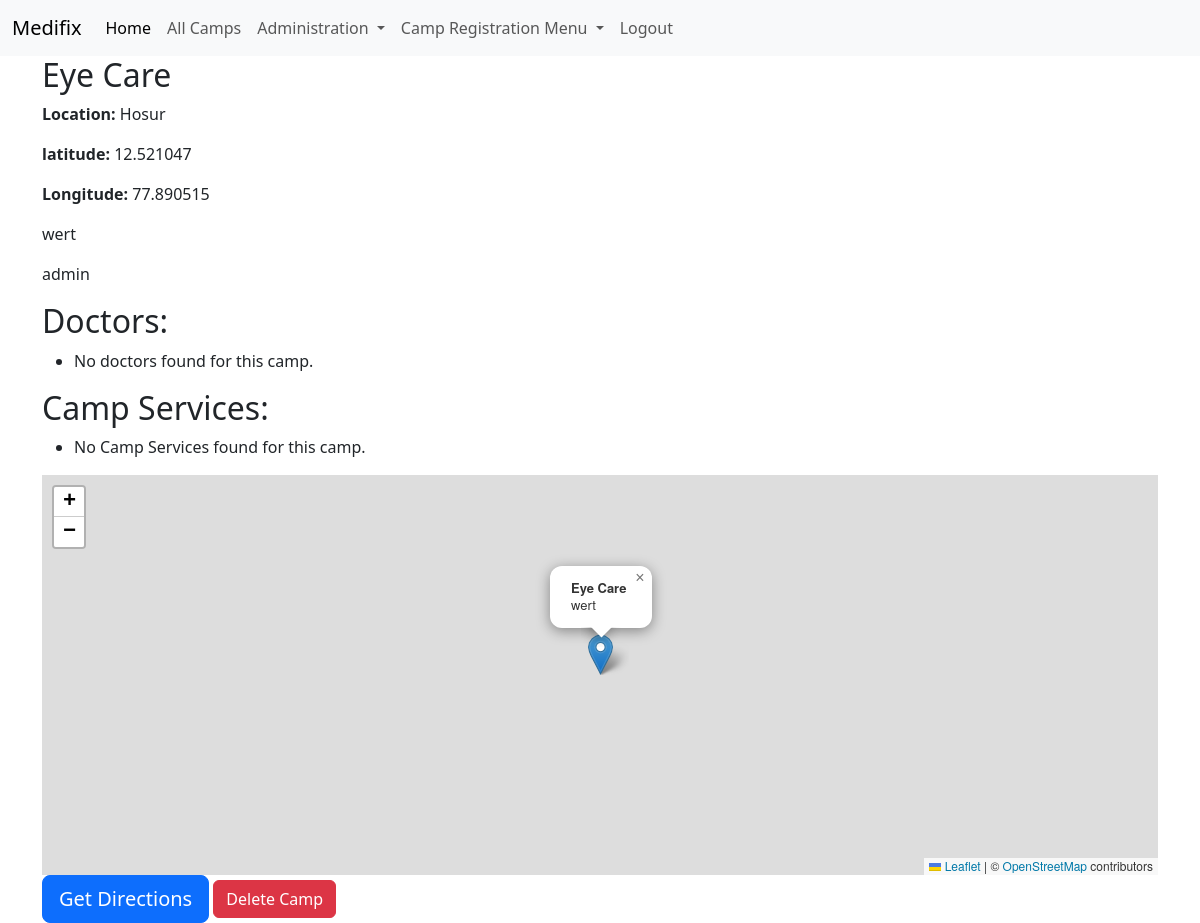
The page /camp/1/ (signed in) on the database its author committed.
### administration/models.py (models this page shows, shortened)
class camp_details(models.Model):
    camp_name = models.CharField(max_length=200,null=True)
    location = models.CharField(max_length=200, null=True)
    latitude = models.FloatField()
    longitude = models.FloatField()
    start_date_time = models.DateTimeField(blank=True, null=True)
    end_date_time = models.DateTimeField(blank=True, null=True)
    contact_website = models.URLField(max_length=200, null=True, blank=True)
    hospital_name = models.CharField(max_length=150,null=True, blank=True)
    club_name = models.CharField(max_length=150,null=True, blank=True)
    other = models.CharField(max_length = 150, null=True, blank=True)
    description = models.TextField(max_length = 3000, null=True)
    type_of_camp = models.CharField(max_length=30, null=True, choices=type_of_camp)
    cost = models.IntegerField(null=True, blank=True, default='0')
    total_camp_registrations = models.IntegerField()
    camp_register_active = models.BooleanField(default=False)
    registration = models.BooleanField(default=False)
    createdby = models.ForeignKey(User, on_delete=models.DO_NOTHING, null=True, blank=True)

### administration/views.py (the view)
# urls.py: path('camp/<int:camp_id>/', views.camp_details_view, name='camp_details'),
@login_required
def camp_details_view(request, camp_id):
    camp = get_object_or_404(camp_details, pk=camp_id)
    doctors = doctor.objects.filter(camp_name=camp)
    camp_service = camp_services.objects.filter(camp_name = camp)
    context = {
        'camp': camp,
        'doctors': doctors,
        'camp_ser': camp_service,
    }
    return render(request, 'camp/camp_detail.html', context)

### templates/camp/camp_detail.html (shortened to what this page needs)
{% extends 'base.html' %}
{% load static %}
{% block content %}
    <h2>{{ camp.camp_name }}</h2>
    <p><strong>Location:</strong> {{ camp.location }}</p>
    <p><strong>latitude:</strong> {{ camp.latitude }}</p>
    <p><strong>Longitude:</strong> {{ camp.longitude }}</p>
    <p>{{ camp.description }}</p>
    {% if user.is_superuser %}
    <p>{{ camp.createdby }}</p>
    {% endif %}
    <h2>Doctors:</h2>
    <ul>
        {% for doctor in doctors %}
        <li>{{ doctor.doctor_name }} - {{ doctor.doctor_title }}</li>
        {% empty %}
        <li>No doctors found for this camp.</li>
        {% endfor %}
    </ul>
    <h2>Camp Services:</h2>
    <ul>
        {% for camp_ser in camp_ser %}
        <li>{{ camp_ser.service_name }}</li>
        {% empty %}
        <li>No Camp Services found for this camp.</li>
        {% endfor %}
    </ul>
    <div id="map"></div>
    <a href="https://www.google.com/maps/dir/?api=1&destination={{ camp.latitude }},{{ camp.longitude }}" target="_blank" class="btn btn-primary btn-lg">Get Directions</a>
    {% if request.user.is_superuser or camp.created_by == request.user %}
    <a href="{% url 'camp_delete' camp.id %}" onclick="return confirm('Are you sure you want to delete this camp?')" class="btn btn-danger">Delete Camp</a>
    {% endif %}
{% endblock %}

### templates/base.html (style rules this page uses)
#map { height: 400px; }

### rows shown on the page
camp_details: camp_name "Eye Care", location "Hosur", latitude "12.521047", longitude "77.890515", description "wert", createdby "admin"
